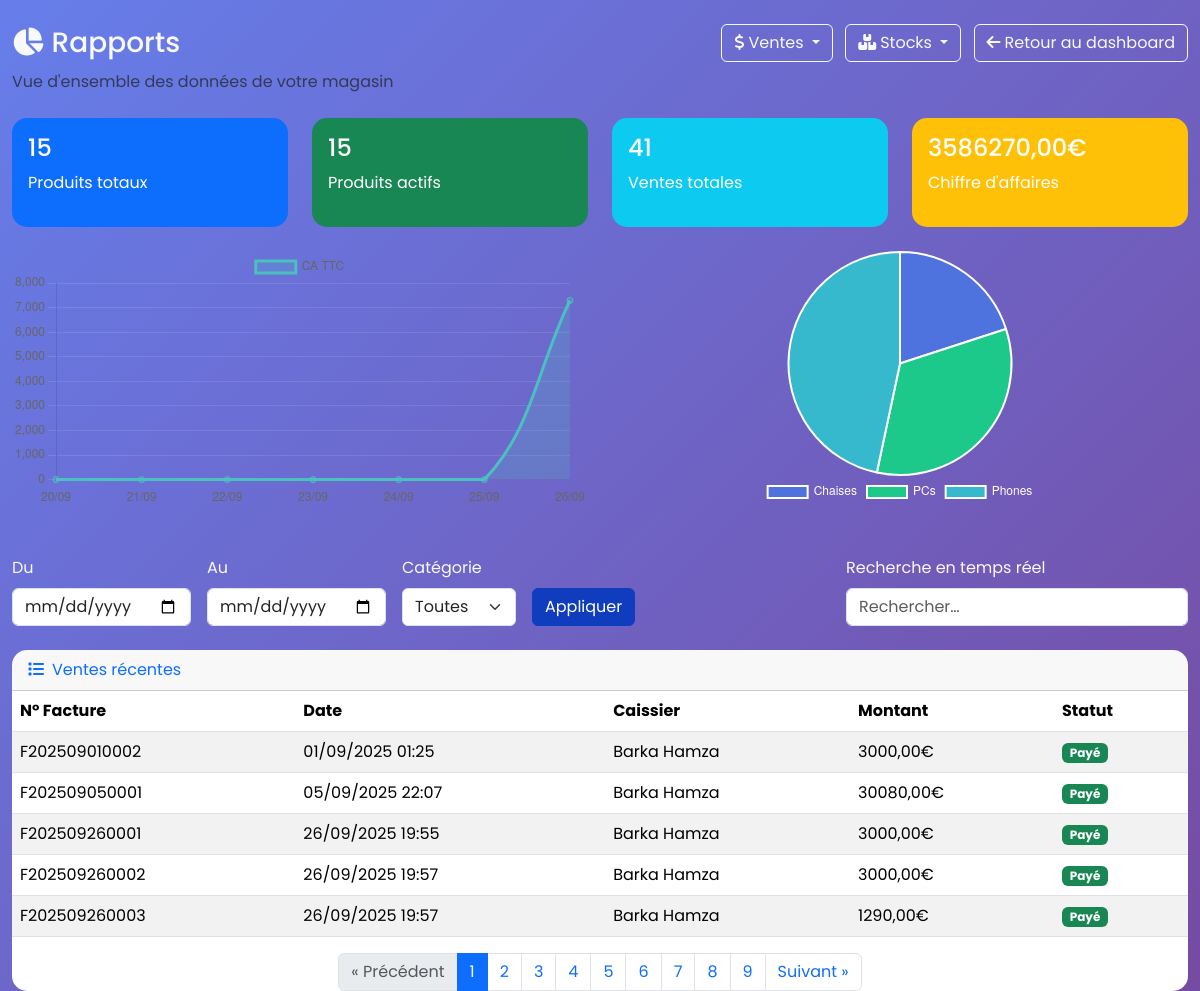
/core/reports/ (signed in), run on the app's committed database.
### apps/core/models.py (models this page shows, shortened)
class Sale(models.Model):
    class Status(models.TextChoices):
        PAID = "PAID", "Payé"
        REFUNDED = "REFUNDED", "Remboursé"
        CANCELLED = "CANCELLED", "Annulé"
    invoice_number = models.CharField(max_length=20, unique=True, verbose_name="N° facture")
    date = models.DateTimeField(auto_now_add=True, verbose_name="Date de vente")
    cashier = models.ForeignKey(User, on_delete=models.PROTECT, verbose_name="Caissier")
    customer_name = models.CharField(max_length=100, verbose_name="Client")
    status = models.CharField(max_length=20, choices=Status.choices, default=Status.PAID, verbose_name="Statut")
    total_amount = models.DecimalField(max_digits=10, decimal_places=2, verbose_name="Montant total")
    class Meta:
        verbose_name = "Vente"
        verbose_name_plural = "Ventes"
        ordering = ['-date']

### apps/accounts/models.py (models this page shows, shortened)
class User(AbstractUser):
    class Role(models.TextChoices):
        ADMIN = "ADMIN", "Administrateur"
        CASHIER = "CASHIER", "Caissier"
    role = models.CharField(
        max_length=20,
        choices=Role.choices,
        default=Role.CASHIER,
        help_text="Rôle de l'utilisateur dans le système"
    )
    phone = models.CharField(
        max_length=20,
        blank=True,
        verbose_name="Téléphone"
    )
    address = models.TextField(
        blank=True,
        verbose_name="Adresse"
    )
    hire_date = models.DateField(
        null=True,
        blank=True,
        verbose_name="Date d'embauche"
    )
    email = models.EmailField(
        unique=True,
        help_text="Adresse email unique requise pour la récupération de mot de passe"
    )
    first_name = models.CharField(max_length=150, verbose_name="Prénom")
    last_name = models.CharField(max_length=150, verbose_name="Nom de famille")
    class Meta:
        verbose_name = "Utilisateur"
        verbose_name_plural = "Utilisateurs"
        ordering = ['-date_joined']
    def get_full_name(self):
        if self.first_name and self.last_name:
            return f"{self.first_name} {self.last_name}"
        return self.username
    description = models.TextField(
    blank=True,
    verbose_name="Description",
    help_text="Description détaillée du fournisseur"
)

### apps/core/views.py (the view)
# urls.py: path('reports/', login_required(views.ReportsView.as_view()), name='reports'),
class ReportsView(LoginRequiredMixin, TemplateView):
    template_name = 'core/reports.html'
    def get_context_data(self, **kwargs):
        ctx = super().get_context_data(**kwargs)
        start = self.request.GET.get('start')
        end = self.request.GET.get('end')
        cat_id = self.request.GET.get('category')
        sales_qs = Sale.objects.all()
        if start and end:
            sales_qs = sales_qs.filter(date__date__range=(start, end))
        if cat_id:
            sales_qs = sales_qs.filter(items__product__category_id=cat_id).distinct()
        ctx.update({
            'total_products': Product.objects.count(),
            'active_products': Product.objects.filter(status=Product.Status.ACTIVE).count(),
            'total_sales': sales_qs.count(),
            'total_revenue': sales_qs.aggregate(total=Sum('total_amount'))['total'] or 0,
        })
        today = timezone.now().date()
        last7 = []
        for i in range(6, -1, -1):
            day = today - timedelta(days=i)
            total = Sale.objects.filter(date__date=day).aggregate(sum=Sum('total_amount'))['sum'] or 0
            last7.append({'date': day.strftime('%d/%m'), 'total': float(total)})
        ctx['sales_dates'] = json.dumps([d['date'] for d in last7])
        ctx['sales_totals'] = json.dumps([d['total'] for d in last7])
        cats = Category.objects.all().order_by('name')
        counts = Product.objects.values('category__name') \
            .annotate(count=Count('id')) \
            .order_by('category__name')
        ctx['category_labels'] = json.dumps([c['category__name'] for c in counts])
        ctx['category_counts'] = json.dumps([c['count'] for c in counts])
        ctx['categories'] = cats
        recent = sales_qs.order_by('-date')
        paginator = Paginator(recent, 5)
        page = self.request.GET.get('page')
        ctx['recent_sales_page'] = paginator.get_page(page)
        ctx['start'] = start
        ctx['end'] = end
        ctx['selected_category'] = cat_id
        return ctx

### templates/core/reports.html (shortened to what this page needs)
{% extends 'base.html' %}
{% block content %}
<div class="container-fluid mt-4">
  <div class="d-flex justify-content-between align-items-center mb-2">
    <h1 class="h3 mb-0 text-light">
      <i class="fas fa-chart-pie text-light me-2"></i>Rapports
    </h1>
    <div>
      <div class="btn-group me-2">
        <button class="btn btn-outline-light dropdown-toggle" type="button" data-bs-toggle="dropdown">
          <i class="fas fa-dollar-sign me-1"></i>Ventes
        </button>
      </div>
      <div class="btn-group me-2">
        <button class="btn btn-outline-light dropdown-toggle" type="button" data-bs-toggle="dropdown">
          <i class="fas fa-boxes me-1"></i>Stocks
        </button>
      </div>
      <a href="{% url 'core:dashboard' %}" class="btn btn-outline-light">
        <i class="fas fa-arrow-left me-1"></i>Retour au dashboard
      </a>
    </div>
  </div>
  <p class="text-muted mb-4">Vue d'ensemble des données de votre magasin</p>
  <div class="row mb-4">
    <div class="col-md-3">
      <div class="card bg-primary text-white">
        <div class="card-body">
          <h4>{{ total_products }}</h4>
          <p>Produits totaux</p>
        </div>
      </div>
    </div>
    <div class="col-md-3">
      <div class="card bg-success text-white">
        <div class="card-body">
          <h4>{{ active_products }}</h4>
          <p>Produits actifs</p>
        </div>
      </div>
    </div>
    <div class="col-md-3">
      <div class="card bg-info text-white">
        <div class="card-body">
          <h4>{{ total_sales }}</h4>
          <p>Ventes totales</p>
        </div>
      </div>
    </div>
    <div class="col-md-3">
      <div class="card bg-warning text-white">
        <div class="card-body">
          <h4>{{ total_revenue|floatformat:2 }}€</h4>
          <p>Chiffre d'affaires</p>
        </div>
      </div>
    </div>
  </div>
  <div class="row mb-5">
    <div class="col-md-6">
      <canvas id="salesTrendChart" style="height:250px;"></canvas>
    </div>
    <div class="col-md-6">
      <canvas id="categoryPieChart" style="height:250px;"></canvas>
    </div>
  </div>
  <form method="get" class="row gx-3 gy-2 align-items-end mb-4">
    <div class="col-auto">
      <label class="form-label text-light">Du</label>
      <input type="date" name="start" class="form-control" value="{{ start }}">
    </div>
    <div class="col-auto">
      <label class="form-label text-light">Au</label>
      <input type="date" name="end" class="form-control" value="{{ end }}">
    </div>
    <div class="col-auto">
      <label class="form-label text-light">Catégorie</label>
      <select name="category" class="form-select">
        <option value="" {% if not selected_category %}selected{% endif %}>Toutes</option>
      </select>
    </div>
    <div class="col-auto">
      <button type="submit" class="btn btn-primary">Appliquer</button>
    </div>
    <div class="col-auto ms-auto">
      <label class="form-label text-light">Recherche en temps réel</label>
      <input type="search" id="tableSearch" class="form-control" placeholder="Rechercher…" value="{{ request.GET.search }}">
    </div>
  </form>
  <div class="card">
    <div class="card-header text-primary">
      <i class="fas fa-list me-2 text-primary"></i>Ventes récentes
    </div>
    <div class="card-body p-0">
      {% if recent_sales_page %}
        <div class="table-responsive">
          <table id="recentSales" class="table table-striped mb-0">
            <thead>
              <tr>
                <th>N° Facture</th>
                <th>Date</th>
                <th>Caissier</th>
                <th>Montant</th>
                <th>Statut</th>
              </tr>
            </thead>
            <tbody>
              {% for sale in recent_sales_page %}
              <tr>
                <td>{{ sale.invoice_number }}</td>
                <td>{{ sale.date|date:"d/m/Y H:i" }}</td>
                <td>{{ sale.cashier.get_full_name }}</td>
                <td>{{ sale.total_amount|floatformat:2 }}€</td>
                <td><span class="badge bg-success">{{ sale.get_status_display }}</span></td>
              </tr>
              {% endfor %}
            </tbody>
          </table>
        </div>
        <nav class="mt-3">
          <ul class="pagination justify-content-center mb-0">
            {% if recent_sales_page.has_previous %}
              <li class="page-item">
                <a class="page-link" href="?page={{ recent_sales_page.previous_page_number }}{% if start %}&start={{ start }}{% endif %}{% if end %}&end={{ end }}{% endif %}{% if selected_category %}&category={{ selected_category }}{% endif %}{% if request.GET.search %}&search={{ request.GET.search }}{% endif %}">&laquo; Précédent</a>
              </li>
            {% else %}
              <li class="page-item disabled"><span class="page-link">&laquo; Précédent</span></li>
            {% endif %}
            {% for num in recent_sales_page.paginator.page_range %}
              <li class="page-item{% if recent_sales_page.number == num %} active{% endif %}">
                <a class="page-link" href="?page={{ num }}">{{ num }}</a>
              </li>
            {% endfor %}
            {% if recent_sales_page.has_next %}
              <li class="page-item">
                <a class="page-link" href="?page={{ recent_sales_page.next_page_number }}">Suivant &raquo;</a>
              </li>
            {% else %}
              <li class="page-item disabled"><span class="page-link">Suivant &raquo;</span></li>
            {% endif %}
          </ul>
        </nav>
      {% else %}
        <p class="p-3 text-center text-muted">Aucune vente enregistrée pour le moment.</p>
      {% endif %}
    </div>
  </div>
</div>
<script>
  // Line Chart
  new Chart(document.getElementById('salesTrendChart'), {
    type: 'line',
    data: {
      labels: {{ sales_dates|safe }},
      datasets: [{
        label: 'CA TTC',
        data: {{ sales_totals|safe }},
        borderColor: 'rgba(75,192,192,1)',
        backgroundColor: 'rgba(75,192,192,0.2)',
        fill: true,
        tension: 0.4
      }]
    },
    options: {
      responsive: true,
      maintainAspectRatio: false,
      scales: {
        x: { grid: { display: false } },
        y: { beginAtZero: true, grid: { color: 'rgba(255,255,255,0.1)' } }
      }
    }
  });
  // Pie Chart
  new Chart(document.getElementById('categoryPieChart'), {
    type: 'pie',
    data: {
      labels: {{ category_labels|safe }},
      datasets: [{
        data: {{ category_counts|safe }},
        backgroundColor: ['#4e73df','#1cc88a','#36b9cc','#f6c23e']
      }]
    },
    options: {
      responsive: true,
      maintainAspectRatio: false,
      plugins: {
        legend: { position: 'bottom', labels: { color: '#fff' } }
      }
    }
  });
  // DataTables + real-time external search
  $(document).ready(function() {
    var table = $('#recentSales').DataTable({
      paging: false,
      info: false,
      ordering: true,
      searching: true,
      autoWidth: false,
      dom: 't'
    });
    $('#tableSearch').on('input', function() {
      table.search(this.value).draw();
    });
  });
</script>
{% endblock %}

### templates/base.html (style rules this page uses)
:root { --primary-color: #103cbe; --secondary-color: #6c757d; --success-color: #28a745; --danger-color: #dc3545; --warning-color: #ffc107; --info-color: #17a2b8; }
body { font-family: 'Poppins', sans-serif; background: linear-gradient(135deg, #667eea 0%, #764ba2 100%); min-height: 100vh; }
.btn-primary { background: var(--primary-color); border-color: var(--primary-color); transition: all 0.3s ease; }
.card { border: none; border-radius: 15px; overflow: hidden; transition: transform 0.3s ease, box-shadow 0.3s ease; }

### data on the page
Sale: invoice_number "F202509260003", date "26/09/2025 19:57", cashier.get_full_name "Barka Hamza", total_amount "1290,00", status "Payé"
Sale: invoice_number "F202509260002", date "26/09/2025 19:57", cashier.get_full_name "Barka Hamza", total_amount "3000,00", status "Payé"
Sale: invoice_number "F202509260001", date "26/09/2025 19:55", cashier.get_full_name "Barka Hamza", total_amount "3000,00", status "Payé"
Sale: invoice_number "F202509050001", date "05/09/2025 22:07", cashier.get_full_name "Barka Hamza", total_amount "30080,00", status "Payé"
Sale: invoice_number "F202509010002", date "01/09/2025 01:25", cashier.get_full_name "Barka Hamza", total_amount "3000,00", status "Payé"

### other printed values
{{ total_products }} "15"
{{ active_products }} "15"
{{ total_sales }} "41"
{{ total_revenue|floatformat:2 }} "3586270,00"
{{ num }} "1" "2" "3" "4" "5" "6" "7" "8" "9"
chart data {{ sales_dates|safe }} ["20/09", "21/09", "22/09", "23/09", "24/09", "25/09", "26/09"]
chart data {{ sales_totals|safe }} [0.0, 0.0, 0.0, 0.0, 0.0, 0.0, 7290.0]
chart data {{ category_labels|safe }} ["Chaises", "PCs", "Phones"]
chart data {{ category_counts|safe }} [3, 5, 7]
